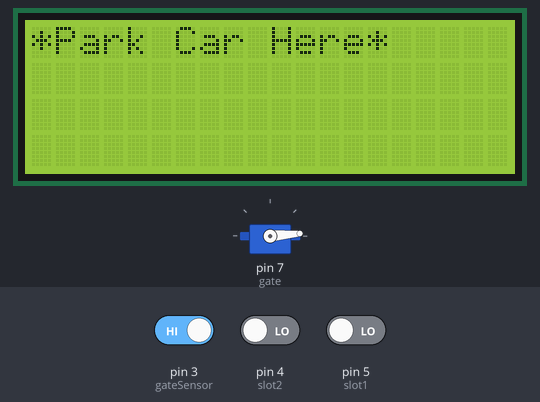
Bench run of a sketch on a simulated Arduino Uno, built with avr-gcc and run on an emulated ATmega328P. Parts: servo, 20×4 character LCD. The inputs (shaded band) are chosen by the test bench; at power-on: pin 3 (gateSensor) HIGH, pin 4 (slot2) LOW, pin 5 (slot1) LOW.

Above: at 1.2 s.
1.3 s: pin 3 (gateSensor) driven LOW
At 2.8 s:
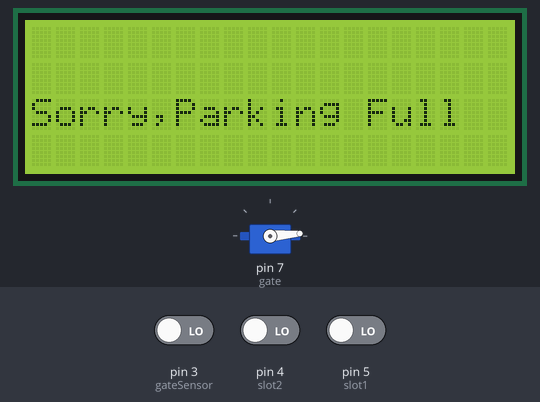
4.3 s: pin 4 (slot2) driven HIGH
At 6.5 s:
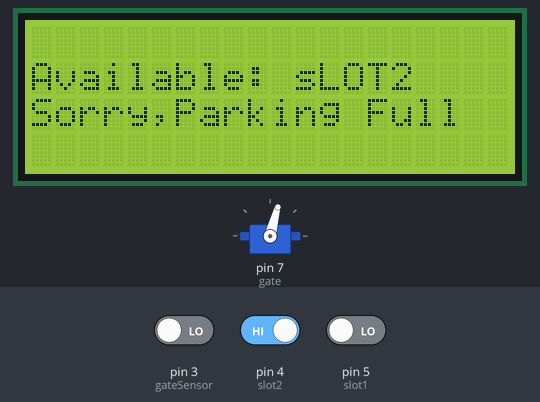
6.8 s: pin 5 (slot1) driven HIGH
At 8.8 s:
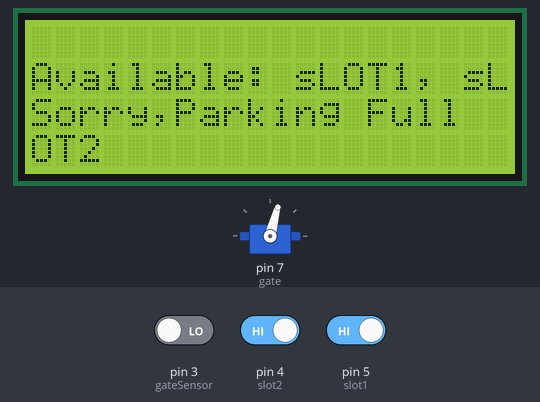
9.1 s: pin 3 (gateSensor) driven HIGH
At 11.0 s:
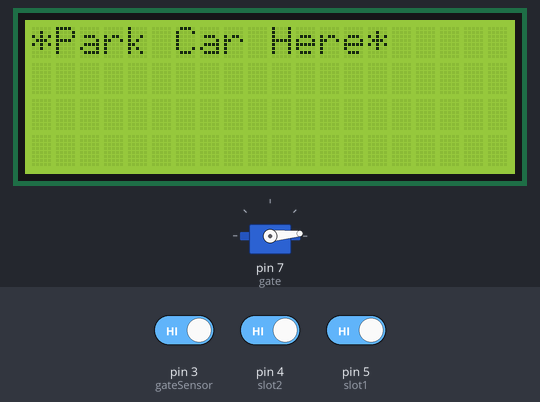
12.1 s: pin 3 (gateSensor) driven LOW
At 13.8 s:
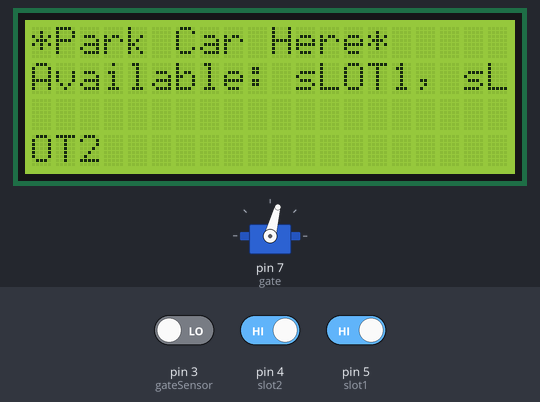
14.6 s: pin 3 (gateSensor) driven HIGH
At 16.6 s:
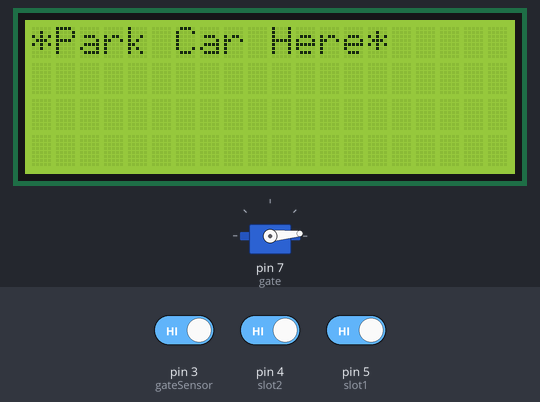
Timing chart, 0 to 18.1 s (numbered marks = the images above; inputs shaded):
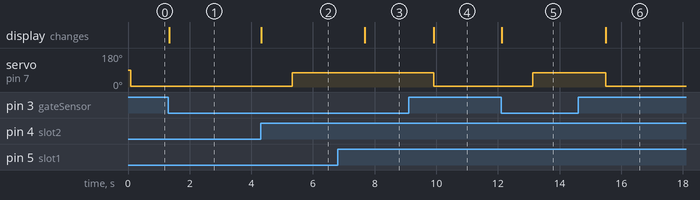

The sketch:

Parking_garage_with_LCD_Code.ino
```cpp
/* Automated Parking Garage Version2
 * by Ashraf Minhaj. www.youtube.com/c/fusebatti
 * for any query please mail me at ashraf_minhaj@yahoo.com
 *
 * Modified code to use with I2C LCD Display on 2nd November 2018
 * Display: 20x4 I2C lcd display
 * you can use with 16x2 lcd too with or without I2C [I2C is recommended for less pins]
 */

/*
 * connect LCD SDA to arduino analogIn 4
 * LCD SCL to arduino analogIn 5
 * VCC to 5V source, GND to ground.
 */

#include <LiquidCrystal_I2C.h>  //I2C display library
#include<Servo.h>   //adding Servo library

LiquidCrystal_I2C lcd(0x27,20,4); //declare lcd display with I2C address for 20x4 lcd

Servo gate;        //servo name

int slot1 = 5;     //Connect IR sensor on digital pin5 for sLOT 1
int slot2 = 4;     //sLot2 pin on digital 4
int gateSensor = 3; //IR sensor on gate to arduino pin 3


void setup()
{
 gate.attach(7);       //connecting the gate servo on pin 5
 pinMode(slot1,INPUT);  //setting slot pins  & gate IR sensor as input to arduino
 pinMode(slot2,INPUT);
 pinMode(gateSensor,INPUT);

 lcd.init();     //initialize lcd
 lcd.backlight(); //lcd background light

}

void loop()
{
     //the car arrives and sensor goes LOW

   if( !(digitalRead(gateSensor)) && digitalRead(slot1) && digitalRead(slot2))   //slot1 & slot2 empty
     {
      lcd.setCursor(0,1);   //first column second row
      lcd.print("Available: sLOT1, sLOT2");  //show slot1 and slo2 available

      delay(1000);
      gate.write(75); //gate will open after the dealy of 1 second
      delay(100);   //little delay for the servo to move there
     }

   if( !(digitalRead(gateSensor)) && !(digitalRead(slot1)) && digitalRead(slot2))  //car on slot1,slot2 free
      {
         lcd.setCursor(0,1);   //first column second row
         lcd.print("Available: sLOT2");  // slo2 available

         delay(1000);
         gate.write(75); //gate will open after the dealy of 1 second
         delay(100);
      }

   if( !(digitalRead(gateSensor)) && digitalRead(slot1) && !(digitalRead(slot2)))     //car on slot2,slot1 free
       {
         lcd.setCursor(0,1);   //first column second row
         lcd.print("Available: sLOT1");  // slo1 available

         delay(1000);
         gate.write(75);  //gate will open after the dealy of 1 second
         delay(100);
       }


  if( !(digitalRead(gateSensor)) && !(digitalRead(slot1)) && !(digitalRead(slot2)))

        {
          lcd.clear();    //clear lcd
          lcd.setCursor(0, 2);  //first column 3rd row
          /*show message at the middle of the display*/
          lcd.print("Sorry,Parking Full");// No slot available
        }

  if( digitalRead(gateSensor))    // nothing on gate
        {
          lcd.clear();    //clear lcd
          lcd.setCursor(0, 0);   //first column first row
          lcd.print("*Park Car Here*"); //show welcome message
          gate.write(5);       //gate close
        }

}
```

Parking_garage_with_LCD_Code.c
```cpp
/* Automated Parking Garage Version2
 * by Ashraf Minhaj. www.youtube.com/c/fusebatti
 * for any query please mail me at ashraf_minhaj@yahoo.com
 *
 * Modified code to use with I2C LCD Display on 2nd November 2018
 * Display: 20x4 I2C lcd display
 * you can use with 16x2 lcd too with or without I2C [I2C is recommended for less pins]
 */

/*
 * connect LCD SDA to arduino analogIn 4
 * LCD SCL to arduino analogIn 5
 * VCC to 5V source, GND to ground.
 */

#include <LiquidCrystal_I2C.h>  //I2C display library
#include<Servo.h>   //adding Servo library

LiquidCrystal_I2C lcd(0x27,20,4); //declare lcd display with I2C address for 20x4 lcd

Servo gate;        //servo name

int slot1 = 5;     //Connect IR sensor on digital pin5 for sLOT 1
int slot2 = 4;     //sLot2 pin on digital 4
int gateSensor = 3; //IR sensor on gate to arduino pin 3


void setup()
{
 gate.attach(7);       //connecting the gate servo on pin 5
 pinMode(slot1,INPUT);  //setting slot pins  & gate IR sensor as input to arduino
 pinMode(slot2,INPUT);
 pinMode(gateSensor,INPUT);

 lcd.init();     //initialize lcd
 lcd.backlight(); //lcd background light

}

void loop()
{
     //the car arrives and sensor goes LOW

   if( !(digitalRead(gateSensor)) && digitalRead(slot1) && digitalRead(slot2))   //slot1 & slot2 empty
     {
      lcd.setCursor(0,1);   //first column second row
      lcd.print("Available: sLOT1, sLOT2");  //show slot1 and slo2 available

      delay(1000);
      gate.write(75); //gate will open after the dealy of 1 second
      delay(100);   //little delay for the servo to move there
     }

   if( !(digitalRead(gateSensor)) && !(digitalRead(slot1)) && digitalRead(slot2))  //car on slot1,slot2 free
      {
         lcd.setCursor(0,1);   //first column second row
         lcd.print("Available: sLOT2");  // slo2 available

         delay(1000);
         gate.write(75); //gate will open after the dealy of 1 second
         delay(100);
      }

   if( !(digitalRead(gateSensor)) && digitalRead(slot1) && !(digitalRead(slot2)))     //car on slot2,slot1 free
       {
         lcd.setCursor(0,1);   //first column second row
         lcd.print("Available: sLOT1");  // slo1 available

         delay(1000);
         gate.write(75);  //gate will open after the dealy of 1 second
         delay(100);
       }


  if( !(digitalRead(gateSensor)) && !(digitalRead(slot1)) && !(digitalRead(slot2)))

        {
          lcd.clear();    //clear lcd
          lcd.setCursor(0, 2);  //first column 3rd row
          /*show message at the middle of the display*/
          lcd.print("Sorry,Parking Full");// No slot available
        }

  if( digitalRead(gateSensor))    // nothing on gate
        {
          lcd.clear();    //clear lcd
          lcd.setCursor(0, 0);   //first column first row
          lcd.print("*Park Car Here*"); //show welcome message
          gate.write(5);       //gate close
        }

}
```

Measured:
- after the input at 1.3 s, the display: changes at once (image 1)
- after the input at 4.3 s, servo on pin 7 (gate): 5° → 75° after 1.0 s; the display: changes at once (image 2)
- after the input at 6.8 s, the display: changes after 0.88 s (image 3)
- after the input at 9.1 s, servo on pin 7 (gate): 75° → 5° after 0.82 s; the display: changes after 0.82 s (image 4)
- after the input at 12.1 s, servo on pin 7 (gate): 5° → 75° after 1.0 s; the display: changes at once (image 5)
- after the input at 14.6 s, servo on pin 7 (gate): 75° → 5° after 0.89 s; the display: changes after 0.89 s (image 6)
